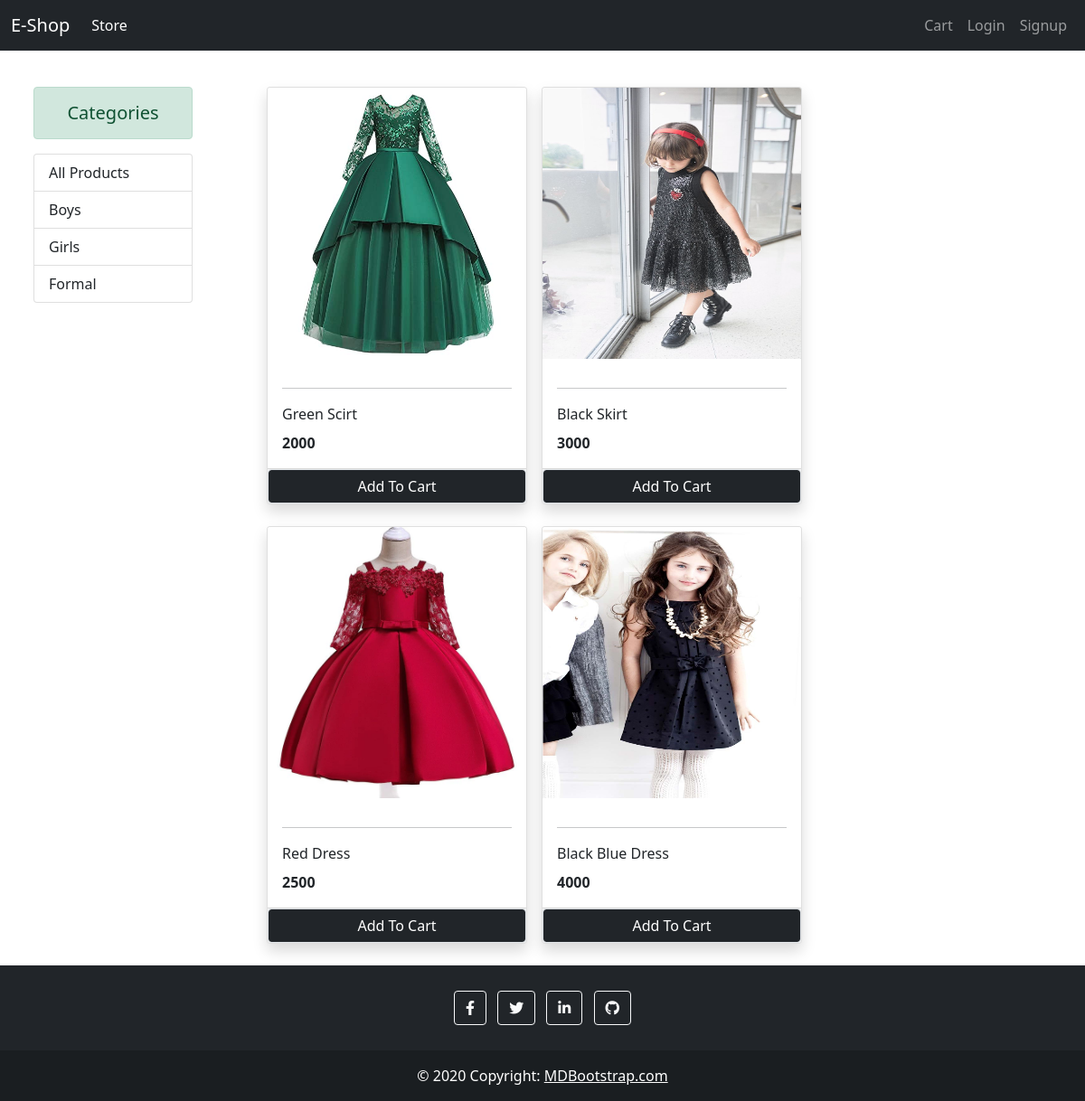
Screenshot of /?category=3 with the database file from the repository.
### store/models.py (models this page shows, shortened)
class Category(models.Model):
    name = models.CharField(max_length=20, default=1)
    @staticmethod
    def get_all_categories():
        return Category.objects.all()

class Product(models.Model):
    name = models.CharField(max_length=50)
    price = models.IntegerField(default=0)
    category = models.ForeignKey(
        Category, on_delete=models.CASCADE)
    description = models.CharField(
        max_length=200, default='', null=True, blank=True)
    image = models.ImageField(upload_to='uploads/products/')
    @staticmethod
    def get_all_products_by_categoryId(category_id):
        if category_id:
            return Product.objects.filter(category=category_id)
        else:
            return Product.objects.all()

### store/views.py (the view, shortened to what this page needs)
# urls.py: path('', views.Index.as_view(), name="index"),
class Index(View):
    def get(self, request):
        cart = request.session.get('cart')
        if not cart:
            request.session.cart = {}
        products = None
        categories = Category.get_all_categories()
        categoryId = request.GET.get('category')
        if categoryId:
            if categoryId == "-1":
                products = Product.get_all_products()
            else:
                products = Product.get_all_products_by_categoryId(
                    category_id=categoryId)
        else:
            products = Product.get_all_products()
        data = {
            'products': products,
            'categories': categories,
        }
        return render(request, 'index.html', context=data)

### store/templatetags/cart.py (called while the page is built)
@register.filter(name='is_in_cart')
def is_in_cart(product, cart):
    keys = cart.keys()
    for id in keys:
        if int(id) == product.id:
            return True
    return False

### store/templates/index.html (shortened to what this page needs)
{% extends 'base.html' %}
{% load cart %}
{% block content %}
<div class="container-fluid mt-5 pt-5">
    <div class="row">
        <div class="col-lg-2 mx-auto">
            <div>
                <p class="alert alert-success mb-3 font h5 text-center">Categories</p>
            </div>
            <div class="list-group">
                <a href="/?category=-1" class="list-group-item list-group-item-action">All Products</a>
                {% for category in categories %}
                <a href="/?category={{category.id}}" class="list-group-item list-group-item-action">{{category.name}}</a>
                {% endfor %}
            </div>
        </div>
        <div id="products" class="col-lg-9 mx-auto">
            <div class="row mx-auto">
                {% for product in products %}
                <div class="card mx-2 p-0 mb-4 shadow" id="{{product.id}}" style="width: 18rem;">
                    <img src="{{product.image.url}}" class="card-img-top image-cover" alt="" height="300px">
                    <div class="card-body">
                        <hr>
                        <p class="card-title">{{product.name}}</p>
                        <p class="card-text"><b>{{product.price}}</b></p>
                    </div>
                    <div class="card-footer p-0">
                        {% if product|is_in_cart:request.session.cart %}
                        {% comment %} quantity increment and decrement starts {% endcomment %}
                        <div class="row g-0">
                            {% comment %} minus button starts {% endcomment %}
                            <form action="/#{{product.id}}" method="POST" class="col-2">
                                {% csrf_token %}
                                <input type="text" name="product" value="{{product.id}}" hidden>
                                <input type="text" name="remove" value="True" hidden>
                                <input type="submit" value=" - " class="btn btn-block btn-dark">
                            </form>
                            {% comment %} minus button ends {% endcomment %}
                            <div class="text-center col pt-2">{{product|cart_quantity:request.session.cart}} in Cart</div>
                            {% comment %} plus button starts {% endcomment %}
                            <form action="/#{{product.id}}" method="POST" class="col-2">
                                {% csrf_token %}
                                <input type="text" name="product" value="{{product.id}}" hidden>
                                <input type="submit" value=" + " class="btn btn-block btn-dark">
                            </form>
                            {% comment %} plus button ends {% endcomment %}
                        </div>
                        {% comment %} quantity increment and decrement starts {% endcomment %}
                        {% else %}
                        <form action="/#{{product.id}}" method="POST" class="btn-block">
                            <input type="submit" class="btn btn-dark border form-control" value="Add To Cart">
                        </form>
                        {% endif %}
                    </div>
                </div>
                {% endfor %}
            </div>
        </div>
    </div>
</div>
{% endblock content %}

### rows the page displays
Category: name "Boys"
Category: name "Girls"
Category: name "Formal"
Product: image (picture), name "Green Scirt", price "2000"
Product: image (picture), name "Black Skirt", price "3000"
Product: image (picture), name "Red Dress", price "2500"
Product: image (picture), name "Black Blue Dress", price "4000"
